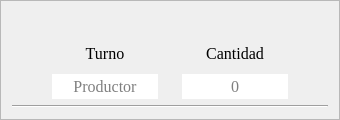
                 <widget class="QFrame" name="frame_5">
                  <property name="frameShape">
                   <enum>QFrame::StyledPanel</enum>
                  </property>
                  <property name="frameShadow">
                   <enum>QFrame::Raised</enum>
                  </property>
                  <layout class="QVBoxLayout" name="verticalLayout_16">
                   <item>
                    <layout class="QHBoxLayout" name="horizontalLayout_3">
                     <item>
                      <spacer name="horizontalSpacer">
                       <property name="orientation">
                        <enum>Qt::Horizontal</enum>
                       </property>
                       <property name="sizeHint" stdset="0">
                        <size>
                         <width>108</width>
                         <height>20</height>
                        </size>
                       </property>
                      </spacer>
                     </item>
                     <item>
                      <widget class="QPushButton" name="btn_start">
                       <property name="maximumSize">
                        <size>
                         <width>85</width>
                         <height>35</height>
                        </size>
                       </property>
                       <property name="styleSheet">
                        <string notr="true">QPushButton{

border:round;

}
QPushButton:Pressed{
	
	
	background-color: rgb(230, 230, 230);

}</string>
                       </property>
                       <property name="text">
                        <string/>
                       </property>
                       <property name="icon">
                        <iconset resource="IMG/icons.qrc">
                         <normaloff>:/prefijoNuevo/5200000.png</normaloff>:/prefijoNuevo/5200000.png</iconset>
                       </property>
                       <property name="iconSize">
                        <size>
                         <width>80</width>
                         <height>80</height>
                        </size>
                       </property>
                      </widget>
                     </item>
                     <item>
                      <spacer name="horizontalSpacer_2">
                       <property name="orientation">
                        <enum>Qt::Horizontal</enum>
                       </property>
                       <property name="sizeHint" stdset="0">
                        <size>
                         <width>108</width>
                         <height>20</height>
                        </size>
                       </property>
                      </spacer>
                     </item>
                    </layout>
                   </item>
                   <item>
                    <layout class="QHBoxLayout" name="horizontalLayout_4">
                     <item>
                      <spacer name="horizontalSpacer_3">
                       <property name="orientation">
                        <enum>Qt::Horizontal</enum>
                       </property>
                       <property name="sizeType">
                        <enum>QSizePolicy::MinimumExpanding</enum>
                       </property>
                       <property name="sizeHint" stdset="0">
                        <size>
                         <width>40</width>
                         <height>20</height>
                        </size>
                       </property>
                      </spacer>
                     </item>
                     <item>
                      <layout class="QVBoxLayout" name="verticalLayout_4">
                       <item>
                        <widget class="QLabel" name="label_43">
                         <property name="minimumSize">
                          <size>
                           <width>106</width>
                           <height>30</height>
                          </size>
                         </property>
                         <property name="maximumSize">
                          <size>
                           <width>106</width>
                           <height>30</height>
                          </size>
                         </property>
                         <property name="font">
                          <font>
                           <family>Times New Roman</family>
                           <pointsize>12</pointsize>
                          </font>
                         </property>
                         <property name="text">
                          <string>Turno</string>
                         </property>
                         <property name="alignment">
                          <set>Qt::AlignCenter</set>
                         </property>
                        </widget>
                       </item>
                       <item>
                        <widget class="QLineEdit" name="ledt_turn">
                         <property name="minimumSize">
                          <size>
                           <width>106</width>
                           <height>25</height>
                          </size>
                         </property>
                         <property name="maximumSize">
                          <size>
                           <width>106</width>
                           <height>25</height>
                          </size>
                         </property>
                         <property name="font">
                          <font>
                           <family>Times New Roman</family>
                           <pointsize>12</pointsize>
                          </font>
                         </property>
                         <property name="styleSheet">
                          <string notr="true">background-color: rgb(255, 255, 255);
color: rgb(0, 0, 0);</string>
                         </property>
                         <property name="text">
                          <string/>
                         </property>
                         <property name="frame">
                          <bool>false</bool>
                         </property>
                         <property name="alignment">
                          <set>Qt::AlignCenter</set>
                         </property>
                         <property name="readOnly">
                          <bool>true</bool>
                         </property>
                         <property name="placeholderText">
                          <string>Productor</string>
                         </property>
                        </widget>
                       </item>
                      </layout>
                     </item>
                     <item>
                      <spacer name="horizontalSpacer_21">
                       <property name="orientation">
                        <enum>Qt::Horizontal</enum>
                       </property>
                       <property name="sizeType">
                        <enum>QSizePolicy::MinimumExpanding</enum>
                       </property>
                       <property name="sizeHint" stdset="0">
                        <size>
                         <width>18</width>
                         <height>20</height>
                        </size>
                       </property>
                      </spacer>
                     </item>
                     <item>
                      <layout class="QVBoxLayout" name="verticalLayout_10">
                       <item>
                        <widget class="QLabel" name="label_44">
                         <property name="minimumSize">
                          <size>
                           <width>106</width>
                           <height>30</height>
                          </size>
                         </property>
                         <property name="maximumSize">
                          <size>
                           <width>106</width>
                           <height>30</height>
                          </size>
                         </property>
                         <property name="font">
                          <font>
                           <family>Times New Roman</family>
                           <pointsize>12</pointsize>
                          </font>
                         </property>
                         <property name="text">
                          <string>Cantidad</string>
                         </property>
                         <property name="alignment">
                          <set>Qt::AlignCenter</set>
                         </property>
                        </widget>
                       </item>
                       <item>
                        <widget class="QLineEdit" name="ledt_number_products">
                         <property name="minimumSize">
                          <size>
                           <width>106</width>
                           <height>25</height>
                          </size>
                         </property>
                         <property name="maximumSize">
                          <size>
                           <width>106</width>
                           <height>25</height>
                          </size>
                         </property>
                         <property name="font">
                          <font>
                           <family>Times New Roman</family>
                           <pointsize>12</pointsize>
                          </font>
                         </property>
                         <property name="styleSheet">
                          <string notr="true">background-color: rgb(255, 255, 255);
color: rgb(0, 0, 0);</string>
                         </property>
                         <property name="text">
                          <string/>
                         </property>
                         <property name="frame">
                          <bool>false</bool>
                         </property>
                         <property name="alignment">
                          <set>Qt::AlignCenter</set>
                         </property>
                         <property name="readOnly">
                          <bool>true</bool>
                         </property>
                         <property name="placeholderText">
                          <string>0</string>
                         </property>
                        </widget>
                       </item>
                      </layout>
                     </item>
                     <item>
                      <spacer name="horizontalSpacer_4">
                       <property name="orientation">
                        <enum>Qt::Horizontal</enum>
                       </property>
                       <property name="sizeHint" stdset="0">
                        <size>
                         <width>40</width>
                         <height>20</height>
                        </size>
                       </property>
                      </spacer>
                     </item>
                    </layout>
                   </item>
                   <item>
                    <widget class="Line" name="line_65">
                     <property name="orientation">
                      <enum>Qt::Horizontal</enum>
                     </property>
                    </widget>
                   </item>
                  </layout>
                 </widget>
